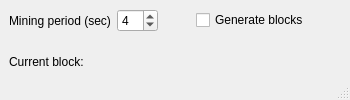
<?xml version="1.0" encoding="UTF-8"?>
<ui version="4.0">
 <class>MainWindow</class>
 <widget class="QMainWindow" name="MainWindow">
  <property name="enabled">
   <bool>true</bool>
  </property>
  <property name="geometry">
   <rect>
    <x>0</x>
    <y>0</y>
    <width>350</width>
    <height>100</height>
   </rect>
  </property>
  <property name="windowTitle">
   <string>Miner Control</string>
  </property>
  <widget class="QWidget" name="centralwidget">
   <layout class="QVBoxLayout" name="verticalLayout">
    <item>
     <layout class="QVBoxLayout" name="verticalLayout_2">
      <item>
       <layout class="QHBoxLayout" name="horizontalLayout_2">
        <item>
         <layout class="QHBoxLayout" name="horizontalLayout">
          <item>
           <widget class="QLabel" name="label">
            <property name="text">
             <string>Mining period (sec)</string>
            </property>
           </widget>
          </item>
          <item>
           <widget class="QSpinBox" name="mine_period">
            <property name="minimum">
             <number>1</number>
            </property>
            <property name="value">
             <number>4</number>
            </property>
           </widget>
          </item>
         </layout>
        </item>
        <item>
         <spacer name="horizontalSpacer">
          <property name="orientation">
           <enum>Qt::Horizontal</enum>
          </property>
          <property name="sizeHint" stdset="0">
           <size>
            <width>40</width>
            <height>20</height>
           </size>
          </property>
         </spacer>
        </item>
        <item>
         <widget class="QCheckBox" name="autogen">
          <property name="enabled">
           <bool>true</bool>
          </property>
          <property name="text">
           <string>Generate blocks</string>
          </property>
         </widget>
        </item>
        <item>
         <spacer name="horizontalSpacer_2">
          <property name="orientation">
           <enum>Qt::Horizontal</enum>
          </property>
          <property name="sizeHint" stdset="0">
           <size>
            <width>40</width>
            <height>20</height>
           </size>
          </property>
         </spacer>
        </item>
       </layout>
      </item>
      <item>
       <spacer name="verticalSpacer">
        <property name="orientation">
         <enum>Qt::Vertical</enum>
        </property>
        <property name="sizeHint" stdset="0">
         <size>
          <width>20</width>
          <height>40</height>
         </size>
        </property>
       </spacer>
      </item>
      <item>
       <layout class="QHBoxLayout" name="horizontalLayout_5">
        <item>
         <widget class="QLabel" name="blockhigh">
          <property name="text">
           <string>Current block: </string>
          </property>
         </widget>
        </item>
       </layout>
      </item>
     </layout>
    </item>
   </layout>
  </widget>
  <widget class="QMenuBar" name="menubar">
   <property name="geometry">
    <rect>
     <x>0</x>
     <y>0</y>
     <width>797</width>
     <height>20</height>
    </rect>
   </property>
  </widget>
  <widget class="QStatusBar" name="statusbar"/>
 </widget>
 <resources/>
 <connections/>
</ui>
